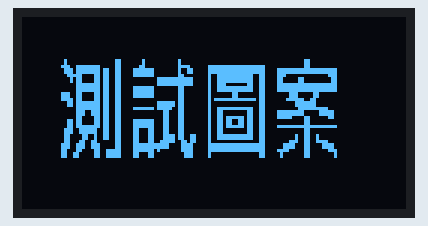
Simulated run of this sketch. Board: ESP32. Parts: 128×64 one-colour display.

Above: at 0.1 s.

The sketch:

ESP32CAM_SSD1306_show_bmp_test.ino
```cpp
#include <Wire.h>
#include "SSD1306.h"

// Include custom images
#include "images.h"

#define image_width 128
#define image_height 64

// SDA 1-TX , SCL 3-RX
SSD1306 display(0x3c, 1, 3);   // ADDRESS, SDA, SCL

void setup() {
  Serial.begin(115200);
  Serial.println();

  // Initialising the UI will init the display too.
  display.init();

  display.flipScreenVertically();
  display.setFont(ArialMT_Plain_10);

  display.clear();
  display.drawXbm(0, 0,  image_width, image_height, image_bmp);
  display.display();
}

void loop() {
}
```

Source omitted: images.h (data table, 6268 bytes)
